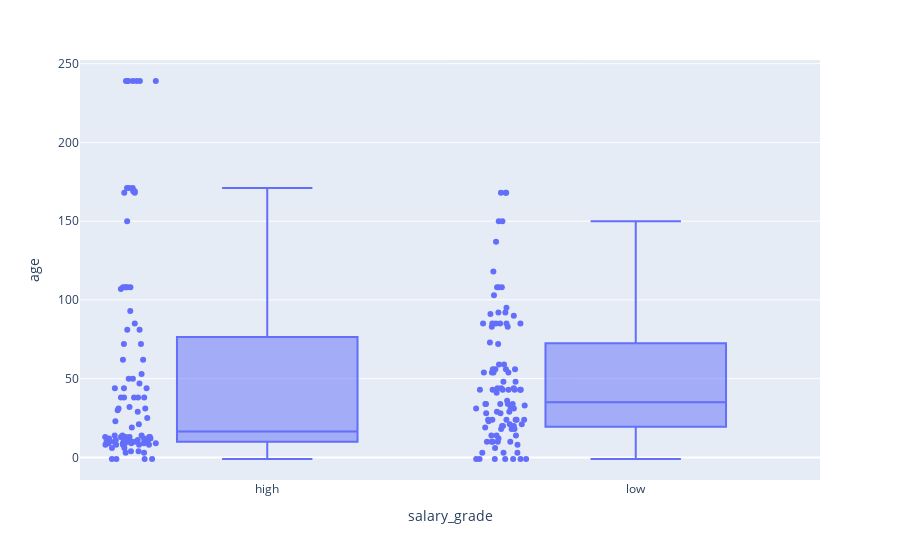

The code cell stored with this chart in its notebook:
### Code cell
fig = px.box(high_low_salary_200, x="salary_grade", y="age", points="all")
fig.show()

### Figure 1 — Plotly figure (JSON) as saved in the notebook; plotly's stock layout.template omitted (floating-point values rounded to 4 significant figures; data arrays with more than 128 entries replaced by an {"elided": "..."} marker saying what was removed)
{"data": [{"alignmentgroup": "True", "boxpoints": "all", "hovertemplate": "salary_grade=%{x}<br>age=%{y}<extra></extra>", "legendgroup": "", "marker": {"color": "#636efa"}, "name": "", "notched": false, "offsetgroup": "", "orientation": "v", "showlegend": false, "type": "box", "x": {"elided": "200 str values"}, "x0": " ", "xaxis": "x", "y": {"elided": "200 int values"}, "y0": " ", "yaxis": "y"}], "layout": {"boxmode": "group", "legend": {"tracegroupgap": 0}, "margin": {"t": 60}, "xaxis": {"anchor": "y", "domain": [0, 1], "title": {"text": "salary_grade"}}, "yaxis": {"anchor": "x", "domain": [0, 1], "title": {"text": "age"}}}}
